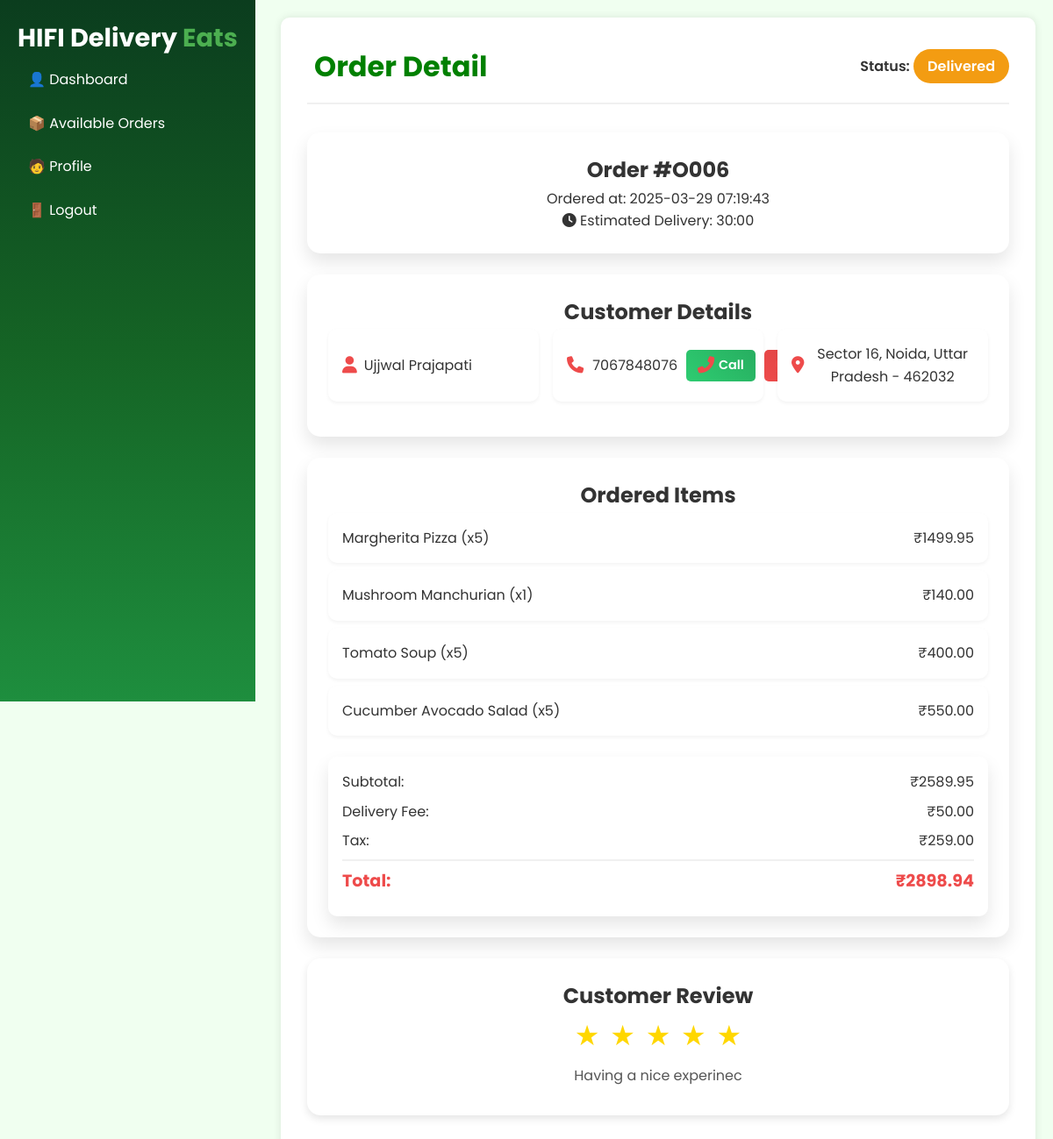
Page /delivery-partner/order-detail/O006 (signed in) on the committed database.
### models.py (models this page shows, shortened)
class BaseModel(db.Model):
    __abstract__ = True
    PREFIX = None  # each child model must set this

class Order(BaseModel):
    __tablename__ = "orders"
    PREFIX = 'O'
    order_id = db.Column(db.String(10), primary_key=True)
    customer_id = db.Column(db.String(10), db.ForeignKey("customer.customer_id", ondelete="CASCADE"), nullable=False)
    delivery_agent_id = db.Column(db.String(10), db.ForeignKey("delivery_agent.delivery_agent_id", ondelete="SET NULL"), nullable=True)
    delivery_status = db.Column(db.Enum("Pending", "Preparing","Accepted","Picked Up","Out for Delivery", "Delivered", "Cancelled","Refunded","Declined", name="order_status"), nullable=False, default="Pending")
    total_price = db.Column(db.DECIMAL(10, 2), nullable=False)
    delivery_location = db.Column(db.Text, nullable=False)
    created_at = db.Column(db.DateTime, default=datetime.utcnow, nullable=False)
    delivered_at = db.Column(db.DateTime, nullable=True)
    order_feedback = db.Column(db.Integer, nullable=True)
    customer = db.relationship("Customer", back_populates="orders", foreign_keys=[customer_id])
    delivery_agent = db.relationship("DeliveryAgent", back_populates="deliveries")
    order_items = db.relationship("OrderItem", back_populates="order")
    delivery_feedbacks = db.relationship("DeliveryFeedback", back_populates="order")

class Customer(UserMixin, BaseModel):
    __tablename__ = 'customer'
    PREFIX = 'U'
    customer_id = db.Column(db.String(10), primary_key=True)
    username = db.Column(db.String(100))
    email = db.Column(db.String(100), unique=True)
    phone = db.Column(db.Integer, unique=True, nullable=False)
    password = db.Column(db.String(100), nullable=False)
    addresses = db.relationship("Address", back_populates="customer", lazy=True)
    orders = db.relationship("Order", back_populates="customer", foreign_keys="Order.customer_id")
    cart_items = db.relationship("Cart", back_populates="customer")

class Address(BaseModel):
    __tablename__ = 'address'
    PREFIX = 'ADD'
    address_id = db.Column(db.String(10), primary_key=True)
    customer_id = db.Column(db.String(10), db.ForeignKey('customer.customer_id'), nullable=False)
    address_line = db.Column(db.String(255), nullable=False)
    city = db.Column(db.String(50), nullable=False)
    state = db.Column(db.String(50), nullable=False)
    zip_code = db.Column(db.String(20), nullable=False)
    is_preferred = db.Column(db.Boolean, default=False)
    customer = db.relationship("Customer", back_populates="addresses")

class OrderItem(BaseModel):
    __tablename__ = "order_item"
    PREFIX = 'OI'
    order_item_id = db.Column(db.String(10), primary_key=True)
    order_id = db.Column(db.String(10), db.ForeignKey("orders.order_id", ondelete="CASCADE"), nullable=False)
    menu_item_id = db.Column(db.String(10), db.ForeignKey("menu_items.menu_item_id", ondelete="CASCADE"), nullable=False)
    quantity = db.Column(db.Integer, nullable=False)
    price = db.Column(db.DECIMAL(10, 2), nullable=False)
    order = db.relationship("Order", back_populates="order_items")
    menu_item = db.relationship("MenuItem", back_populates="order_items")

class MenuItem(BaseModel):
    __tablename__ = "menu_items"
    PREFIX = 'MI'
    menu_item_id = db.Column(db.String(10), primary_key=True)
    name = db.Column(db.String(255), nullable=False, unique=True)
    description = db.Column(db.Text, nullable=False)
    price = db.Column(db.DECIMAL(10, 2), nullable=False)
    image_url = db.Column(db.String(500), nullable=False)
    category_id = db.Column(db.String(10), db.ForeignKey("categories.category_id", ondelete="CASCADE"), nullable=False)
    subcategory_id = db.Column(db.String(10), db.ForeignKey("subcategories.subcategory_id", ondelete="CASCADE"), nullable=False)
    nutrient_value = db.Column(db.String(255), nullable=False)
    calorie_count = db.Column(db.Integer, nullable=False)
    is_best_seller = db.Column(db.Boolean, default=False)
    is_out_of_stock = db.Column(db.Boolean, default=False)
    discount_percentage = db.Column(db.DECIMAL(5, 2), nullable=True)
    stock_available = db.Column(db.Integer, default=100)
    scheduled_update_time = db.Column(db.DateTime, nullable=True, default=datetime.utcnow)
    pending_update = db.Column(db.Text, nullable=True)  # JSON string for pending changes
    category = db.relationship("Category", back_populates="menu_items")
    subcategory = db.relationship("Subcategory", back_populates="menu_items")
    order_items = db.relationship("OrderItem", back_populates="menu_item")
    cart_items = db.relationship("Cart", back_populates="menu_item")

class DeliveryFeedback(BaseModel):
    __tablename__ = 'delivery_feedback'
    PREFIX = 'DF'
    delivery_feedback_id = db.Column(db.String(10), primary_key=True)
    order_id = db.Column(db.String(10), db.ForeignKey('orders.order_id'), nullable=False)
    delivery_agent_id = db.Column(db.String(10), db.ForeignKey('delivery_agent.delivery_agent_id'), nullable=False)
    rating = db.Column(db.Integer, nullable=False)
    feedback = db.Column(db.Text, nullable=True)
    created_at = db.Column(db.DateTime, default=func.now)
    order = db.relationship("Order", back_populates="delivery_feedbacks")
    delivery_agent = db.relationship("DeliveryAgent", back_populates="delivery_feedbacks")
    def __repr__(self):
        return f'<DeliveryFeedback Order:{self.order_id} Agent:{self.delivery_agent_id} Rating:{self.rating}>'

### routes/delivery_agent_routes.py (the view)
    @app.route('/delivery-partner/order-detail/<string:order_id>')
    def delivery_partner_order_detail(order_id):
        order = (
            db.session.query(Order)
            .options(
                joinedload(Order.customer).joinedload(Customer.addresses),
                joinedload(Order.order_items).joinedload(OrderItem.menu_item)
            )
            .filter(
                Order.delivery_agent_id == current_user.delivery_agent_id,
                Order.order_id == order_id
            )
            .first()
        )
        if not order:
            return "Order not found", 404
        feedback = (
            db.session.query(DeliveryFeedback)
            .filter(
                DeliveryFeedback.delivery_agent_id == current_user.delivery_agent_id,
                DeliveryFeedback.order_id == order_id
            )
            .first()
        )
        print(feedback)
        return render_template("delivery_agent/order_detail.html", user=current_user, order=order, feedback=feedback)

### templates/delivery_agent/order_detail.html (shortened to what this page needs)
{% extends "/delivery_agent/index.html" %} {% block css %}
<link rel="stylesheet" href="/css/delivery_agent/order_detail.css" />
{% endblock css %} {% block content %}
<header>
  <div class="logo">
    <h1>Order Detail</h1>
  </div>
  <div class="order-status">
    <span class="status-label">Status:</span>
    <span class="status-value" id="orderStatus"
      >{% if order.delivery_status == "Preparing" %}Action Pending{% else %}{{ order.delivery_status }}{% endif %}</span
    >
  </div>
</header>
<main>
  <section class="order-info card">
    <h2>Order #{{ order.order_id }}</h2>
    <p class="order-time">
      Ordered at:
      <span id="orderTime"
        >{{ order.created_at.strftime('%Y-%m-%d %H:%M:%S') }}</span
      >
    </p>
    <div class="estimated-delivery">
      <i class="fas fa-clock"></i>
      <span>Estimated Delivery: </span>
      <span id="estimatedDelivery">30:00</span>
    </div>
  </section>
  <section class="customer-info card">
    <h2>Customer Details</h2>
    <div class="info-grid">
      <div class="info-item">
        <i class="fas fa-user"></i>
        <p id="customerName">{{ order.customer.username }}</p>
      </div>
      <div class="info-item phone-info">
        <i class="fas fa-phone"></i>
        <p id="customerPhone">{{ order.customer.phone }}</p>
        <div class="phone-actions">
          <a href="tel:{{ order.customer.phone }}" class="btn btn-call">
            <i class="fas fa-phone-alt"></i> Call
          </a>
          <a href="sms:{{ order.customer.phone }}" class="btn btn-text">
          </a>
        </div>
      </div>
      <div class="info-item">
        <i class="fas fa-map-marker-alt"></i>
        <p id="customerAddress">
          {% if order.customer.addresses %} {{ order.customer.addresses[0].address_line
          }}, {{ order.customer.addresses[0].city }}, {{
          order.customer.addresses[0].state }} - {{ order.customer.addresses[0].zip_code
          }} {% else %} No address provided. {% endif %}
        </p>
      </div>
    </div>
  </section>
  <section class="order-items card">
    <h2>Ordered Items</h2>
    <ul id="itemList">
      {% for item in order.order_items %}
      <li>
        <span>{{ item.menu_item.name }} (x{{ item.quantity }})</span>
        <span>₹{{ '%.2f' | format(item.price * item.quantity) }}</span>
      </li>
      {% else %}
      <li>No items found.</li>
      {% endfor %}
    </ul>
    {% set ns = namespace(subtotal=0) %}
    {% for item in order.order_items %}
        {% set ns.subtotal = ns.subtotal + (item.price * item.quantity) %}
    {% endfor %}
    {% set delivery_fee = 50 %}
    {% set tax = ns.subtotal|float * 0.1 %}
    {% set total = ns.subtotal|float + delivery_fee + tax %}
    <div class="order-summary">
      <div class="summary-item">
        <span>Subtotal:</span>
        <span id="subtotal">₹{{ '%.2f' | format(ns.subtotal) }}</span>
      </div>
      <div class="summary-item">
        <span>Delivery Fee:</span>
        <span id="deliveryFee">₹{{ '%.2f' | format(delivery_fee) }}</span>
      </div>
      <div class="summary-item">
        <span>Tax:</span>
        <span id="tax">₹{{ '%.2f' | format(tax) }}</span>
      </div>
      <div class="summary-item total">
        <span>Total:</span>
        <span id="orderTotal">₹{{ '%.2f' | format(total) }}</span>
      </div>
    </div>
  </section>
   {% if order.delivery_status == "Delivered" %}
  <section class="customer-review">
    <h2>Customer Review</h2>
    <div class="review-container">
      <div class="stars" id="starDisplay">
        {% for i in range(1, 6) %}
        <span
          class="star{% if feedback and i <= feedback.rating %} filled{% endif %}"
          data-value="{{ i }}"
          >&#9733;</span
        >
        {% endfor %}
      </div>
      <p id="reviewText">
        {% if feedback and feedback.feedback %} {{ feedback.feedback }} {% else
        %} No review provided yet. {% endif %}
      </p>
    </div>
  </section>
  {% endif %}
</main>
{% endblock content %}

### templates/delivery_agent/index.html (shortened to what this page needs)
<!DOCTYPE html>
<html lang="en">
<head>
  <link rel="stylesheet" href="/css/delivery_agent/index.css">
  {% block css %}{% endblock css %}
</head>
<body>
  <aside class="sidebar">
    <h2>HIFI Delivery <span class="highlight">Eats</span></h2>
    <ul>
        <li class="{% if request.endpoint == 'delivery_agent' %}active{% endif %}">
          <a href="{{ url_for('delivery_agent') }}">👤 Dashboard</a>
        </li>
        <li >
          <a href="#">📦 Available Orders</a>
        </li>
        <li class="{% if request.endpoint == 'delivery_partner_profile' %}active{% endif %}">
          <a href="{{ url_for('delivery_partner_profile') }}">🧑 Profile</a>
        </li>
        <li>
          <a href="{{ url_for('employee_logout') }}" class="logout">🚪 Logout</a>
        </li>
      </ul>
  </aside>
  <div class="main-content">
    {% block content %}{% endblock content %}
  </div>
</body>
</html>

### static/css/delivery_agent/index.css (style rules this page uses)
body { font-family: 'Poppins', sans-serif; margin: 0; background: #f0fff0; }
.sidebar { position: fixed; top: 0; left: 0; width: auto; height: 100vh; background: linear-gradient(180deg, #0b3d1e, #156425, #1e8e3e); padding: 20px; color: white; overflow-y: auto; }
.sidebar h2 { color: white; font-size: 1.8em; font-weight: bold; }
.sidebar ul { list-style: none; padding: 0; }
.sidebar ul li { padding: 12px; cursor: pointer; transition: 0.3s; color: white; }
.sidebar a { text-decoration: none; color: inherit; }
.main-content { margin: 20px 20px 20px 320px; padding: 30px; background: #ffffff; border-radius: 10px; box-shadow: 0px 0px 10px rgba(0,0,0,0.1); }
header { display: flex; justify-content: space-between; align-items: center; padding-bottom: 20px; border-bottom: 2px solid #ddd; }
.card { background: #f1f2f6; padding: 20px; border-radius: 10px; box-shadow: 2px 2px 10px rgba(0,0,0,0.1); flex: 1; text-align: center; transition: 0.3s; }
.highlight { color: #ffffff; }
.logout { text-decoration: none; color: white; }
.status-value { font-weight: bold; }
.highlight { color: #4caf50; font-weight: bold; }

### static/css/delivery_agent/order_detail.css (style rules this page uses)
:root { --primary-color: #ee4b4b; --primary-dark: #d63f3f; --secondary-color: #333333; --success-color: #2ecc71; --success-dark: #27ae60; --warning-color: #f39c12; --danger-color: #e74c3c; --danger-dark: #c0392b; --text-color: #333333; --bg-color: #f0fff0; --card-bg: #ffffff; --shadow: 0 10px 20px rgba(0, 0, 0, 0.1); }
* { margin: 0; padding: 0; box-sizing: border-box; }
body { font-family: 'Poppins', sans-serif; background: var(--bg-color); color: var(--text-color); line-height: 1.6; }
.card { background: white; padding: 1.5rem; border-radius: 15px; box-shadow: var(--shadow); margin-bottom: 1.5rem; }
header { display: flex; justify-content: space-between; align-items: center; margin-bottom: 2rem; padding-bottom: 1rem; border-bottom: 2px solid #f0f0f0; }
.logo { display: flex; align-items: center; gap: 0.5rem; }
h1 { font-size: 2rem; color: green; }
.order-status { font-size: 1rem; }
.status-label { font-weight: 600; }
.status-value { padding: 0.5rem 1rem; border-radius: 20px; background-color: var(--warning-color); color: white; font-weight: 600; }
.info-grid { display: grid; grid-template-columns: repeat(auto-fit, minmax(200px, 1fr)); gap: 1rem; margin-bottom: 1rem; }
.info-item { display: flex; align-items: center; gap: 0.5rem; background-color: white; padding: 1rem; border-radius: 10px; box-shadow: 0 2px 4px rgba(0, 0, 0, 0.05); }
.info-item i { font-size: 1.2rem; color: var(--primary-color); }
.order-items ul { list-style-type: none; }
.order-items li { display: flex; justify-content: space-between; align-items: center; padding: 1rem; background-color: white; border-radius: 10px; margin-bottom: 0.5rem; box-shadow: 0 2px 4px rgba(0, 0, 0, 0.05); }
.order-summary { margin-top: 1.5rem; background-color: white; padding: 1rem; border-radius: 10px; box-shadow: var(--shadow); }
.summary-item { display: flex; justify-content: space-between; margin-bottom: 0.5rem; }
.summary-item.total { font-weight: 700; font-size: 1.2rem; color: var(--primary-color); border-top: 2px solid #f0f0f0; padding-top: 0.5rem; margin-top: 0.5rem; }
.btn { display: inline-block; padding: 0.75rem 1.5rem; border: none; border-radius: 25px; font-size: 1rem; font-weight: 600; text-align: center; cursor: pointer; transition: all 0.3s ease; flex: 1; color: #fff; background: #ccc; }
.phone-info { display: flex; align-items: center; gap: 10px; }
.phone-actions { display: flex; gap: 10px; margin-left: auto; }
.phone-actions .btn { padding: 0.4rem 0.8rem; font-size: 0.9rem; text-decoration: none; border-radius: 5px; display: flex; align-items: center; gap: 5px; }
.btn-call { background: linear-gradient(45deg, var(--success-color), var(--success-dark)); color: white; }
.btn-text { background: linear-gradient(45deg, var(--primary-color), var(--primary-dark)); color: white; }
.customer-review { text-align: center; padding: 1.5rem; max-width: auto; margin: 1.5rem auto; border-radius: 15px; background: white; box-shadow: 0 4px 10px rgba(0, 0, 0, 0.1); }
.review-container { display: flex; flex-direction: column; align-items: center; }
.stars { font-size: 2rem; color: #ccc; margin-bottom: 0.5rem; }
.star { cursor: pointer; margin: 0 0.1rem; transition: color 0.3s; }
.star.filled { color: gold; }
#reviewText { font-size: 1rem; color: #555; margin: 0; margin-bottom: 0.5rem; text-align: center; max-width: 250px; overflow: hidden; }

### rows in the picture
Order: delivery_status "Delivered", order_id "O006", created_at "2025-03-29 07:19:43"
Customer: customer.username "Ujjwal Prajapati", customer.phone "7067848076"
Address: customer "Sector 16", customer "Noida", customer "Uttar Pradesh", customer "462032"
OrderItem: menu_item.name "Margherita Pizza", quantity "5", item.price*item.quantity "1499.95"
OrderItem: menu_item.name "Mushroom Manchurian", quantity "1", item.price*item.quantity "140.00"
OrderItem: menu_item.name "Tomato Soup", quantity "5", item.price*item.quantity "400.00"
OrderItem: menu_item.name "Cucumber Avocado Salad", quantity "5", item.price*item.quantity "550.00"
DeliveryFeedback: feedback "Having a nice experinec"

### other values in the picture
{{ '%.2f' | format(ns.subtotal) }} "2589.95"
{{ '%.2f' | format(delivery_fee) }} "50.00"
{{ '%.2f' | format(tax) }} "259.00"
{{ '%.2f' | format(total) }} "2898.94"
